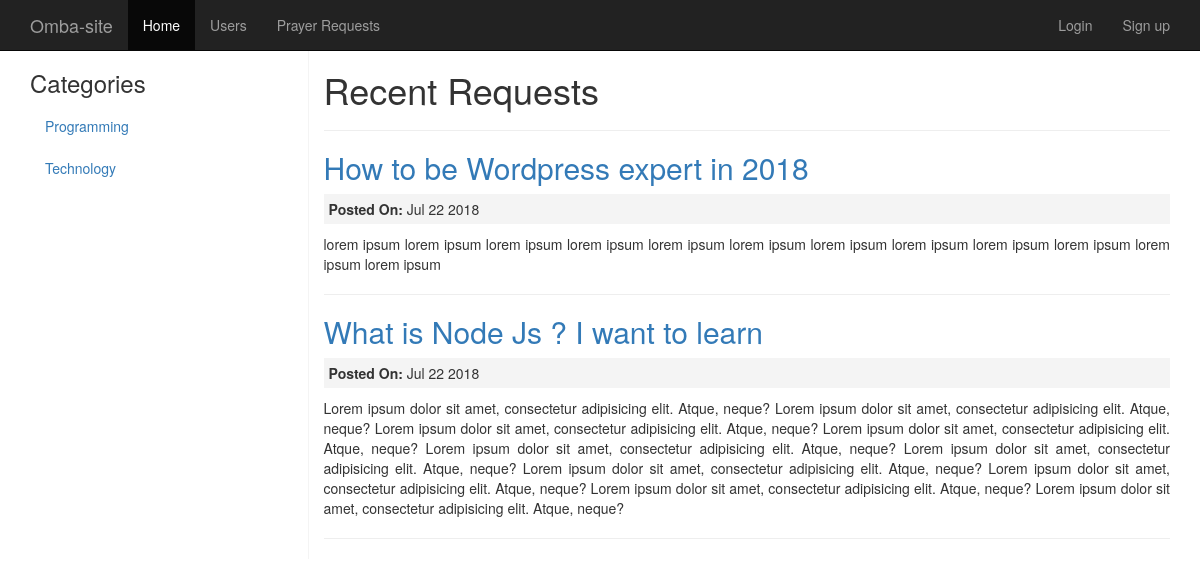
The page / on the database its author committed.
### tables this page shows
CREATE TABLE IF NOT EXISTS `categories` (
  `id` int(11) NOT NULL AUTO_INCREMENT,
  `name` varchar(255) NOT NULL,
  PRIMARY KEY (`id`)
);

CREATE TABLE IF NOT EXISTS `questions` (
  `id` int(11) NOT NULL AUTO_INCREMENT,
  `user_id` int(11) NOT NULL,
  `category_id` int(11) NOT NULL,
  `title` varchar(255) NOT NULL,
  `body` text NOT NULL,
  `created_at` timestamp NOT NULL DEFAULT CURRENT_TIMESTAMP,
  PRIMARY KEY (`id`)
);

### index.php (the view, shortened to what this page needs)
<?php
require 'config.php';
$conn = mysqli_connect($servername,$username,$password,$dbname);
  $sql = "select * from Categories";
  $result_categories = mysqli_query($conn, $sql);
    $sql = "select * from questions order by created_at DESC";
    $result_questions = mysqli_query($conn, $sql);
?>
<?php require 'header.php'; ?>
<div class="container main-container">
  <div class="row">
    <div class="col-md-3">
     <ul class="nav nav-pills nav-stacked">
        <li><h3>Categories</h3></li>
        <?php
        while ($row = mysqli_fetch_array($result_categories)) {
          $id = $row['id'];
          $name = $row['name'];
          echo "<li><a href='questions.php?c_id=$id&c_name=$name'>".$row['name']."</a></li>";
        }
         ?>
     </ul>
    </div>
    <div class="col-md-9 main_content">
       <h1>Recent Requests</h1> <hr>
        <?php while ($row = mysqli_fetch_array($result_questions)) {
            $id = $row['id'];
            $user_id = $row['user_id'];
            $title = $row[title];
            $body = $row['body'];
            $meta = $row['created_at'];
       ?>
       <h2 class="question_title"> <a href="question.php?q_id=<?php echo $id; ?>"> <?php echo $title; ?> </a> </h2>
       <p class="question_meta"><strong>Posted On: </strong><?php $dt = new DateTime($meta);
        echo $dt->format('M j Y'); ?></p>
       <p class="question_body"><?php echo $body; ?></p>
       <?php if($_SESSION['user_id'] == $user_id ) { ?>
         <a href="edit.php?q_id=<?php echo $id; ?>" class="btn btn-default"> Edit </a>
         <a href="delete.php?q_id=<?php echo $id; ?>" class="btn btn-danger"> Delete </a>
      <?php }?> <hr>
       <?php } ?>
    </div>
  </div>
</div>
<?php  require 'footer.php'; ?>

### style.css (style rules this page uses)
.main-container { margin-top: 50px; }
.main_content { border-left: 1px solid #f4f4f4 ; }
.question_meta { background: #f4f4f4; padding: 5px; }
.question_body { text-align: justify; }

### rows shown on the page
categories: name "Programming"
categories: name "Technology"
questions: title "How to be Wordpress expert in 2018", created_at "Jul 22 2018", body "lorem ipsum lorem ipsum lorem ipsum lorem ipsum lorem ipsum lorem ipsum lorem ipsum lorem ipsum lorem ipsum lorem ipsum lorem ipsum lorem ipsum"
questions: title "What is Node Js ? I want to learn", created_at "Jul 22 2018", body "Lorem ipsum dolor sit amet, consectetur adipisicing elit. Atque, neque? Lorem ipsum dolor sit amet, consectetur adipisicing elit. Atque, neque? Lorem ipsum dolor sit amet, consectetur adipisicing elit. Atque, neque? Lorem ipsum dolor sit amet, consectetur adipisicing elit. Atque, neque? Lorem ipsum dolor sit amet, consectetur adipisicing elit. Atque, neque? Lorem ipsum dolor sit amet, consectetur adipisicing elit. Atque, neque? Lorem ipsum dolor sit amet, consectetur adipisicing elit. Atque, neque? Lorem ipsum dolor sit amet, consectetur adipisicing elit. Atque, neque? Lorem ipsum dolor sit amet, consectetur adipisicing elit. Atque, neque? Lorem ipsum dolor sit amet, consectetur adipisicing…"
